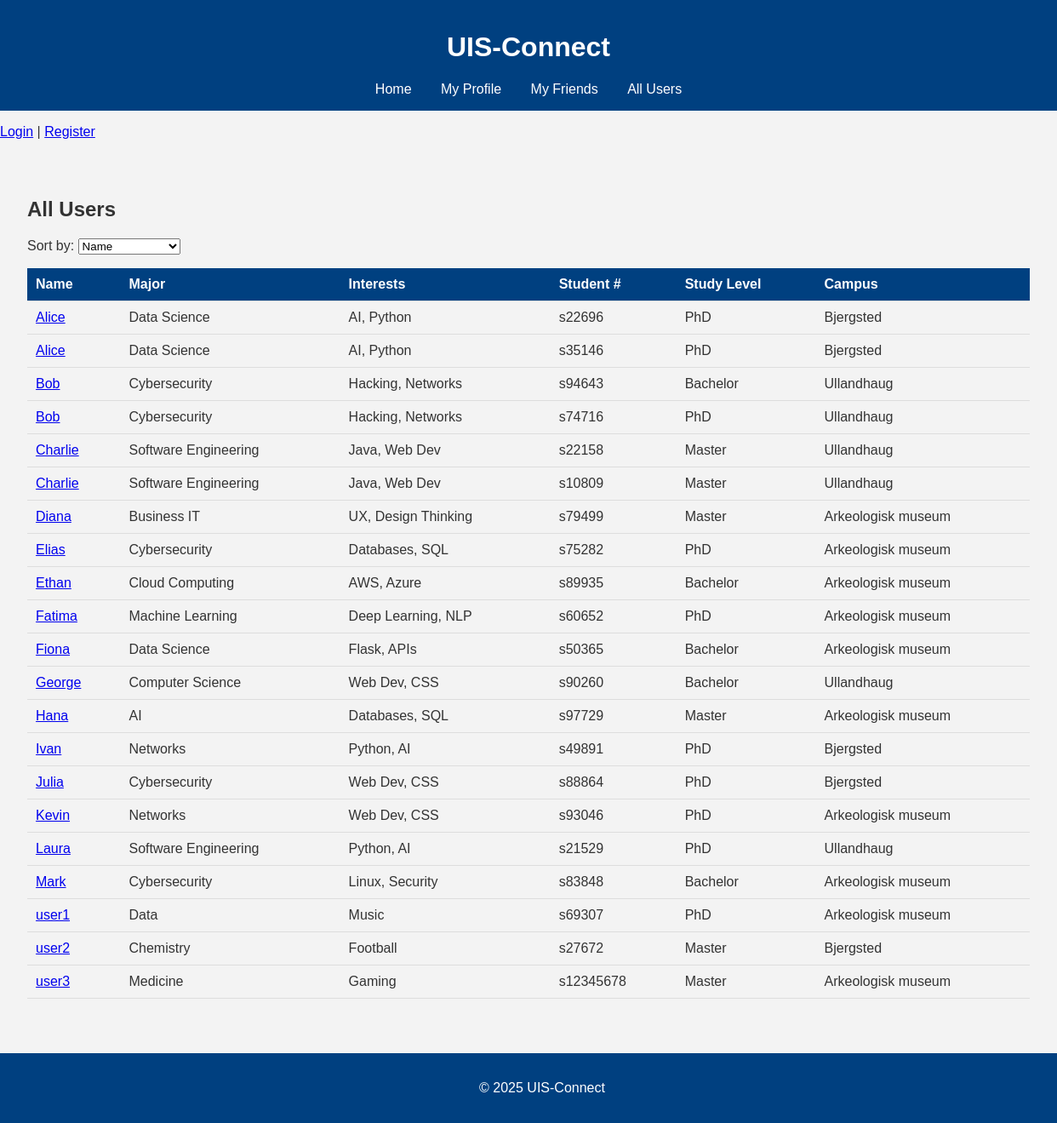
Screenshot of /users with the database file from the repository.
### tables this page shows
CREATE TABLE users (
    id INTEGER PRIMARY KEY AUTOINCREMENT,
    username TEXT NOT NULL,
    major TEXT,
    interests TEXT
, study_level TEXT CHECK (study_level IN ('Bachelor', 'Master', 'PhD')), campus TEXT CHECK (campus IN ('Ullandhaug', 'Bjergsted', 'Arkeologisk museum')), student_number TEXT);

### app.py (the view)
@app.route('/users')
def users():
    sort_by = request.args.get('sort', 'username')
    allowed_sort_fields = ['username', 'major', 'interests', 'student_number', 'study_level', 'campus']
    if sort_by not in allowed_sort_fields:
        sort_by = 'username'
    conn = get_db_connection()
    users = conn.execute(f"""
        SELECT id, username, major, interests, student_number, study_level, campus
        FROM users
        ORDER BY {sort_by} ASC
    """).fetchall()
    conn.close()
    return render_template('users.html', users=users, sort_by=sort_by)

### db_utils.py (called while the page is built)
def get_db_connection():
    conn = sqlite3.connect(DATABASE)
    conn.row_factory = sqlite3.Row
    return conn

### templates/users.html (shortened to what this page needs)
{% extends "base.html" %}
{% block content %}
<h2>All Users</h2>
<form method="get" action="{{ url_for('users') }}">
    <label>Sort by:</label>
    <select name="sort" onchange="this.form.submit()">
        <option value="username" {% if sort_by == 'username' %}selected{% endif %}>Name</option>
    </select>
</form>
<table>
    <thead>
        <tr>
            <th>Name</th>
            <th>Major</th>
            <th>Interests</th>
            <th>Student #</th>
            <th>Study Level</th>
            <th>Campus</th>
        </tr>
    </thead>
    <tbody>
        {% for user in users %}
        <tr>
            <td><a href="{{ url_for('view_user', user_id=user.id) }}">{{ user.username }}</a></td>
            <td>{{ user.major }}</td>
            <td>{{ user.interests }}</td>
            <td>{{ user.student_number }}</td>
            <td>{{ user.study_level }}</td>
            <td>{{ user.campus }}</td>
        </tr>
        {% endfor %}
    </tbody>
</table>
{% endblock %}

### static/style.css (style rules this page uses)
body { font-family: Arial, sans-serif; margin: 0; padding: 0; background-color: #f3f3f3; color: #333; }
form { margin-top: 1rem; }
table { width: 100%; border-collapse: collapse; margin-top: 1rem; }
th, td { padding: 10px; text-align: left; border-bottom: 1px solid #ddd; }
th { background-color: #004080; color: white; }

### rows the page displays
users: username "Alice", major "Data Science", interests "AI, Python", student_number "s22696", study_level "PhD", campus "Bjergsted"
users: username "Alice", major "Data Science", interests "AI, Python", student_number "s35146", study_level "PhD", campus "Bjergsted"
users: username "Bob", major "Cybersecurity", interests "Hacking, Networks", student_number "s94643", study_level "Bachelor", campus "Ullandhaug"
users: username "Bob", major "Cybersecurity", interests "Hacking, Networks", student_number "s74716", study_level "PhD", campus "Ullandhaug"
users: username "Charlie", major "Software Engineering", interests "Java, Web Dev", student_number "s22158", study_level "Master", campus "Ullandhaug"
users: username "Charlie", major "Software Engineering", interests "Java, Web Dev", student_number "s10809", study_level "Master", campus "Ullandhaug"
users: username "Diana", major "Business IT", interests "UX, Design Thinking", student_number "s79499", study_level "Master", campus "Arkeologisk museum"
users: username "Elias", major "Cybersecurity", interests "Databases, SQL", student_number "s75282", study_level "PhD", campus "Arkeologisk museum"
users: username "Ethan", major "Cloud Computing", interests "AWS, Azure", student_number "s89935", study_level "Bachelor", campus "Arkeologisk museum"
users: username "Fatima", major "Machine Learning", interests "Deep Learning, NLP", student_number "s60652", study_level "PhD", campus "Arkeologisk museum"
users: username "Fiona", major "Data Science", interests "Flask, APIs", student_number "s50365", study_level "Bachelor", campus "Arkeologisk museum"
users: username "George", major "Computer Science", interests "Web Dev, CSS", student_number "s90260", study_level "Bachelor", campus "Ullandhaug"
users: username "Hana", major "AI", interests "Databases, SQL", student_number "s97729", study_level "Master", campus "Arkeologisk museum"
users: username "Ivan", major "Networks", interests "Python, AI", student_number "s49891", study_level "PhD", campus "Bjergsted"
users: username "Julia", major "Cybersecurity", interests "Web Dev, CSS", student_number "s88864", study_level "PhD", campus "Bjergsted"
users: username "Kevin", major "Networks", interests "Web Dev, CSS", student_number "s93046", study_level "PhD", campus "Arkeologisk museum"
users: username "Laura", major "Software Engineering", interests "Python, AI", student_number "s21529", study_level "PhD", campus "Ullandhaug"
users: username "Mark", major "Cybersecurity", interests "Linux, Security", student_number "s83848", study_level "Bachelor", campus "Arkeologisk museum"
users: username "user1", major "Data", interests "Music", student_number "s69307", study_level "PhD", campus "Arkeologisk museum"
users: username "user2", major "Chemistry", interests "Football", student_number "s27672", study_level "Master", campus "Bjergsted"
users: username "user3", major "Medicine", interests "Gaming", student_number "s12345678", study_level "Master", campus "Arkeologisk museum"
